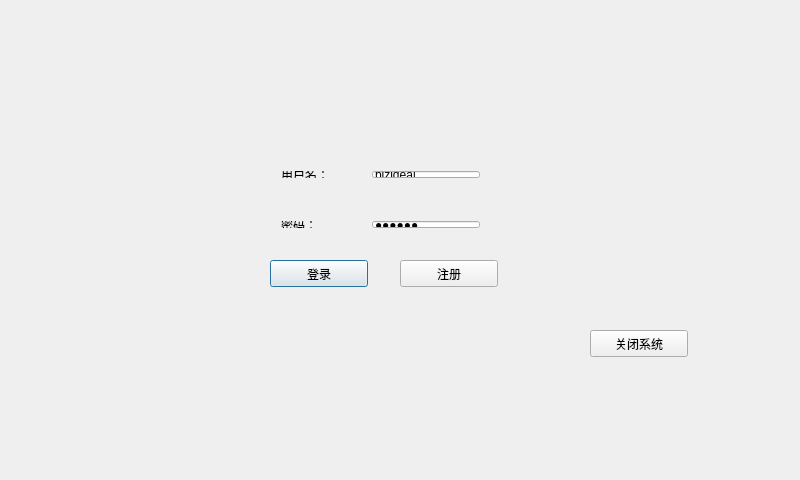
<?xml version="1.0" encoding="UTF-8"?>
<ui version="4.0">
 <class>login</class>
 <widget class="QDialog" name="login">
  <property name="geometry">
   <rect>
    <x>0</x>
    <y>0</y>
    <width>800</width>
    <height>480</height>
   </rect>
  </property>
  <property name="windowTitle">
   <string>login</string>
  </property>
  <widget class="QLabel" name="label">
   <property name="geometry">
    <rect>
     <x>0</x>
     <y>0</y>
     <width>800</width>
     <height>480</height>
    </rect>
   </property>
   <property name="styleSheet">
    <string notr="true">border-image: url(:/1201.jpg);</string>
   </property>
   <property name="text">
    <string/>
   </property>
  </widget>
  <widget class="QWidget" name="layoutWidget">
   <property name="geometry">
    <rect>
     <x>270</x>
     <y>210</y>
     <width>221</width>
     <height>29</height>
    </rect>
   </property>
   <layout class="QHBoxLayout" name="horizontalLayout_2">
    <item>
     <widget class="QLabel" name="label_3">
      <property name="text">
       <string>密码：</string>
      </property>
     </widget>
    </item>
    <item>
     <widget class="QLineEdit" name="led_pwd">
      <property name="sizePolicy">
       <sizepolicy hsizetype="Fixed" vsizetype="Fixed">
        <horstretch>0</horstretch>
        <verstretch>0</verstretch>
       </sizepolicy>
      </property>
      <property name="text">
       <string>123456</string>
      </property>
      <property name="echoMode">
       <enum>QLineEdit::Password</enum>
      </property>
     </widget>
    </item>
   </layout>
  </widget>
  <widget class="QPushButton" name="pushButton">
   <property name="geometry">
    <rect>
     <x>270</x>
     <y>260</y>
     <width>98</width>
     <height>27</height>
    </rect>
   </property>
   <property name="text">
    <string>登录</string>
   </property>
  </widget>
  <widget class="QPushButton" name="pushButton_2">
   <property name="geometry">
    <rect>
     <x>590</x>
     <y>330</y>
     <width>98</width>
     <height>27</height>
    </rect>
   </property>
   <property name="text">
    <string>关闭系统</string>
   </property>
  </widget>
  <widget class="QPushButton" name="pushButton_3">
   <property name="geometry">
    <rect>
     <x>400</x>
     <y>260</y>
     <width>98</width>
     <height>27</height>
    </rect>
   </property>
   <property name="text">
    <string>注册</string>
   </property>
  </widget>
  <widget class="QWidget" name="">
   <property name="geometry">
    <rect>
     <x>270</x>
     <y>160</y>
     <width>221</width>
     <height>29</height>
    </rect>
   </property>
   <layout class="QHBoxLayout" name="horizontalLayout">
    <item>
     <widget class="QLabel" name="label_2">
      <property name="text">
       <string>用户名：</string>
      </property>
     </widget>
    </item>
    <item>
     <widget class="QLineEdit" name="led_name">
      <property name="sizePolicy">
       <sizepolicy hsizetype="Fixed" vsizetype="Fixed">
        <horstretch>0</horstretch>
        <verstretch>0</verstretch>
       </sizepolicy>
      </property>
      <property name="text">
       <string>bizideal</string>
      </property>
     </widget>
    </item>
   </layout>
  </widget>
 </widget>
 <layoutdefault spacing="6" margin="11"/>
 <resources/>
 <connections/>
</ui>
